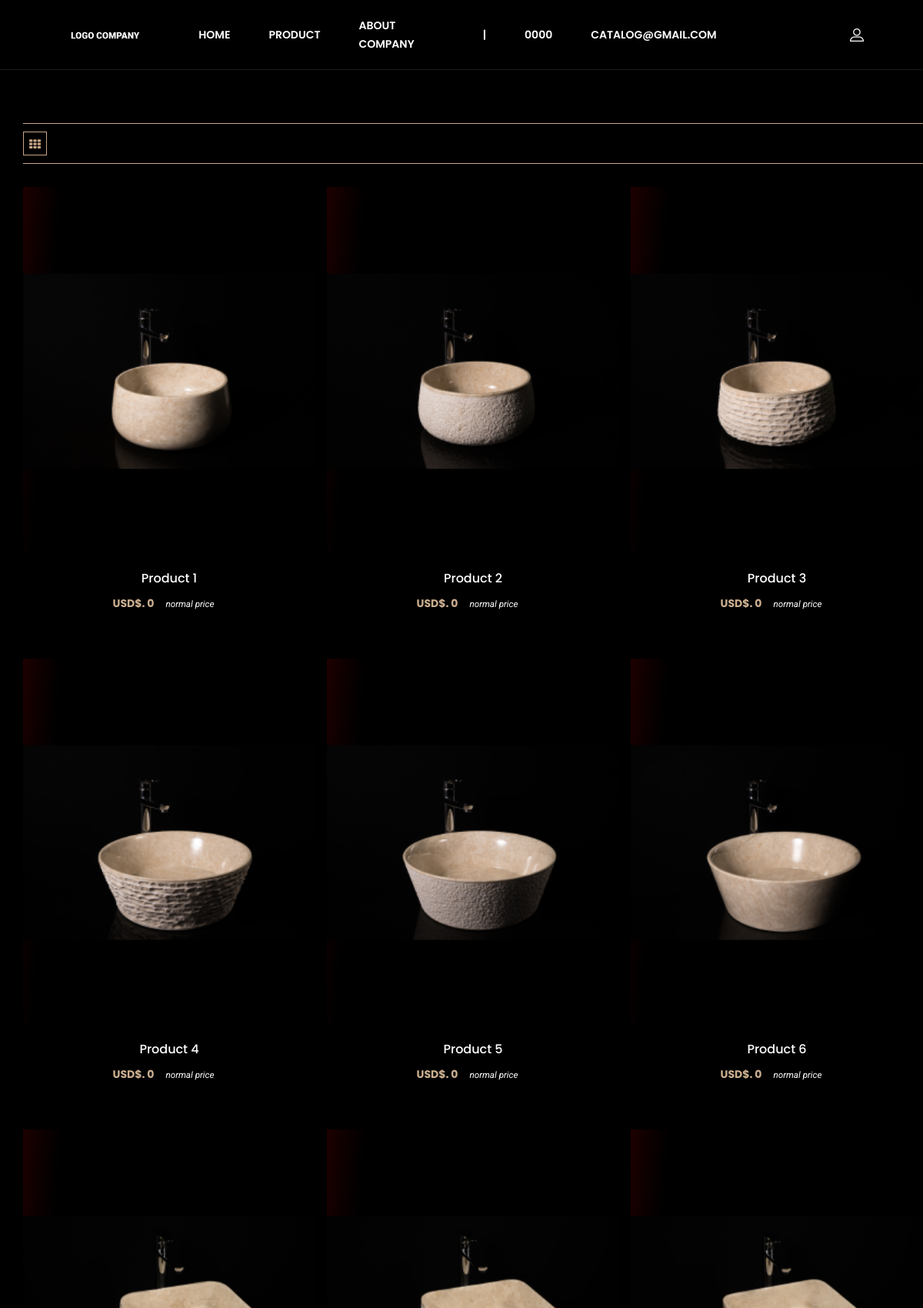
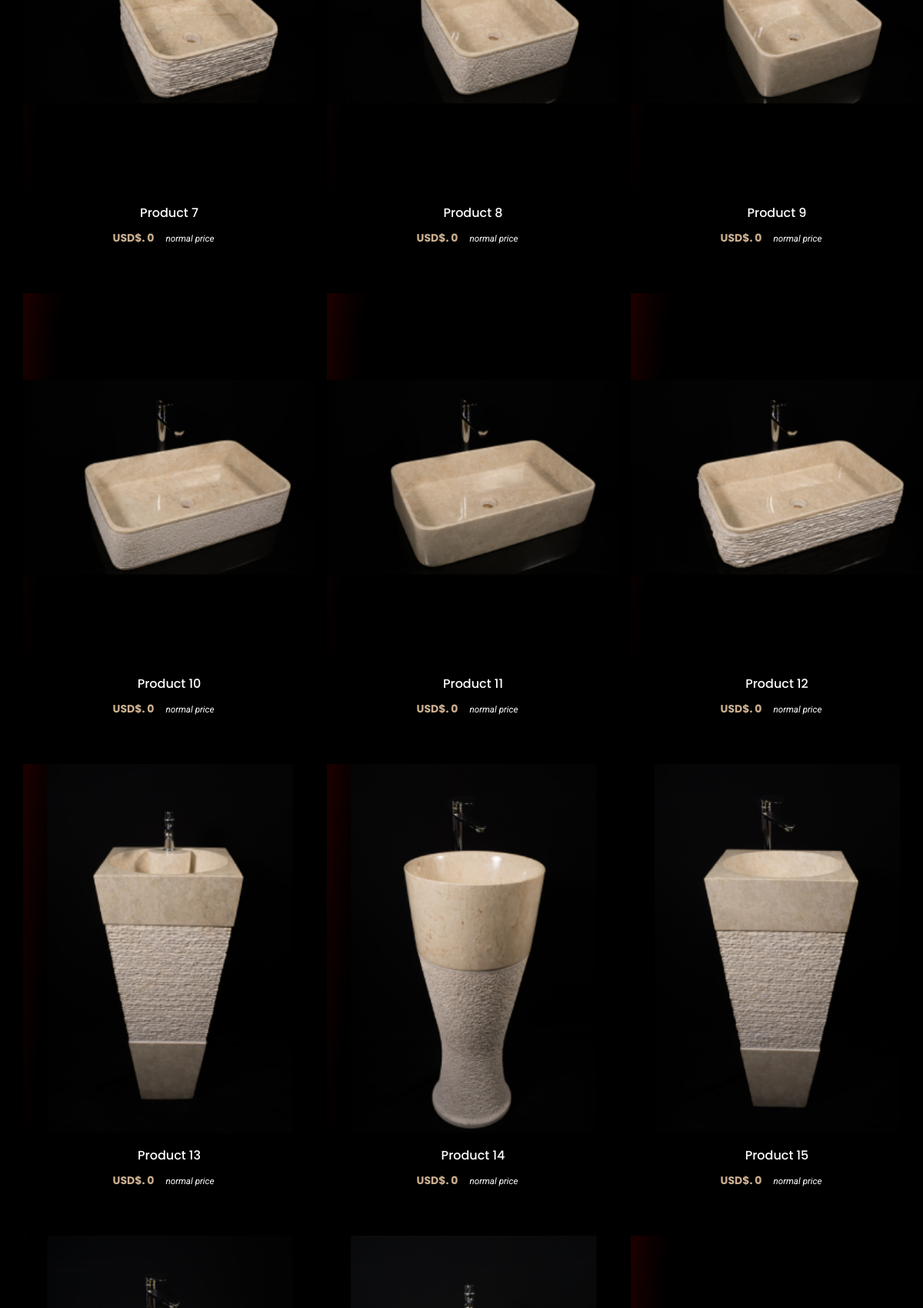
The page /w_shop (upper part) on the database its author committed (2 pictures, top to bottom).
### tables this page shows
CREATE TABLE `tbl_perusahaan` (
  `id` int(11) NOT NULL,
  `logo` varchar(255) DEFAULT NULL,
  `nama_perusahaan` varchar(255) DEFAULT NULL,
  `slogan` varchar(255) DEFAULT NULL,
  `no_telpon` varchar(255) DEFAULT NULL,
  `link_fb` varchar(255) DEFAULT NULL,
  `link_instagram` varchar(255) DEFAULT NULL,
  `link_twitter` varchar(255) DEFAULT NULL,
  `email` varchar(255) DEFAULT NULL,
  `footer` varchar(255) DEFAULT NULL
);

CREATE TABLE `tbl_produk` (
  `id` int(11) NOT NULL,
  `nama_produk` varchar(255) DEFAULT NULL,
  `kd_kategori` varchar(255) DEFAULT NULL,
  `deskripsi` text DEFAULT NULL,
  `cover` varchar(225) DEFAULT NULL,
  `gambar` varchar(255) DEFAULT NULL,
  `status` enum('1','2','3') DEFAULT NULL,
  `harga` varchar(255) DEFAULT NULL,
  `berat` varchar(255) DEFAULT NULL,
  `stok` varchar(255) DEFAULT NULL,
  `diskon` varchar(255) DEFAULT NULL,
  `created_at` datetime DEFAULT NULL ON UPDATE current_timestamp()
);

### application/modules/w_shop/controllers/W_shop.php (called while the page is built, shortened)
<?php
class W_shop extends CI_Controller {
    public function __construct()
    {
        $this->load->model('w_home/home_model');
        $this->load->model('w_tentangkami/tentangkami_model');
    }
    public function index()
	{
		$data2 = $this->home_model->get_perusahaan();
		$data = $this->tentangkami_model->get_data();
		$h['data'] = $data[0];
		$th['data'] = $data[0];
		$f['data'] = $data[0];
		$x['data2'] = $data2[0];
		$this->load->view('mode/head', $h);
		$this->load->view('mode/top-header', $th);
		$this->load->view('shop', $x);
		$this->load->view('mode/footer', $f);
	}
}
?>

### index.php (called while the page is built, shortened)
<?php
require_once BASEPATH.'core/CodeIgniter.php';

### application/modules/w_tentangkami/models/Tentangkami_model.php (called while the page is built, shortened)
<?php
class Tentangkami_model extends CI_Model {
    function get_data()
	{
        $query = $this->db->query("SELECT * FROM tbl_perusahaan")->result();
        return $query;
    }
}
?>

### application/modules/w_shop/views/shop.php (the view, shortened to what this page needs)
<section class="wn__product__area brown--color pt--80  pb--30" style="background-color: #000; color: #fff">
    <div class="container">
        <div class="page-shop-sidebar left--sidebar bg--white section-padding--lg" style="background-color: #000; color: #fff">
            <div class="container">
                <div class="row">
                    <div class="col-lg-12 col-12 order-1 order-lg-2">
                        <div class="row">
                            <div class="col-lg-12">
                                <div class="shop__list__wrapper d-flex flex-wrap flex-md-nowrap justify-content-between">
                                    <div class="shop__list nav justify-content-center" role="tablist">
                                        <a class="nav-item nav-link active" data-toggle="tab" href="#nav-grid" role="tab"><i class="fa fa-th"></i></a>
                                    </div>
                                </div>
                            </div>
                        </div>
                        <div class="tab__container">
                            <div class="shop-grid tab-pane fade show active" id="nav-grid" role="tabpanel">
                                <div class="row">
                                    <?php
                                    $con=mysqli_connect("localhost","root","","db_catalog");
                                    $result = mysqli_query($con,"SELECT * FROM tbl_produk WHERE kd_kategori='6'");
                                    if(mysqli_num_rows($result)>0){
                                        while($row = mysqli_fetch_array($result)){
                                    ?>
                                    <div class="product product__style--3 col-lg-4 col-md-4 col-sm-6 col-12">
                                        <div class="product__thumb">
                                            <?php echo"<a class='first__img' href='w_product/index?id=$row[id]'>";?><img src="<?php echo base_url().'assets/img/produk/cover/'.$row['cover'];?>" alt="product image"></a>
                                        </div>
                                        <div class="product__content content--center">
                                            <h4><a href="single-product.html"><?php echo $row['nama_produk']; ?></a></h4>
                                            <ul class="prize d-flex">
                                                <li><?php echo buatRupiah($row['harga']); ?></li>
                                                <?php
                                                if($row['diskon']==0){
                                                    echo "<li><small><i><font style='font-family:roboto; color:#fff;'> normal price</font></i></small></li>";
                                                }else{ ?>
                                                    <li class="old_prize"><?php echo buatRupiah($row['diskon']); ?></li>
                                                <?php } ?>
                                            </ul>
                                        </div>
                                    </div>
                                    <?php } } mysqli_close($con); ?>
                                </div>
                            </div>
                        </div>
                    </div>
                </div>
            </div>
        </div>
    </div>
</section>

### application/views/mode/top-header.php (shortened to what this page needs)
<header id="wn__header" class="oth-page header__area header__absolute sticky__header">
    <div class="container-fluid">
        <div class="row">
            <div class="col-md-4 col-sm-4 col-7 col-lg-2">
                <div class="logo">
                    <a href="<?php echo base_url()."w_home"; ?>">
                        <img src="<?php echo base_url().'assets/img/logo/'.$data->logo;?>" class="logo-tp" alt="logo images">
                    </a>
                </div>
            </div>
            <div class="col-lg-8 d-none d-lg-block">
                <nav class="mainmenu__nav">
                    <ul class="meninmenu d-flex justify-content-start">
                        <li class="drop with--one--item"><a href="<?php echo base_url()."w_home"; ?>">Home</a></li>
                        <li><a href="<?php echo base_url()."w_shop"; ?>">Product</a></li>
                        <li><a href="<?php echo base_url()."w_tentangkami"; ?>">About Company</a></li>
                        <li><a href="#">|</a></li>
                        <li><a href="#"><?= $data->no_telpon; ?></a></li>
                        <li><a href="#"><?= $data->email; ?></a></li>
                    </ul>
                </nav>
            </div>
            <div class="col-md-8 col-sm-8 col-5 col-lg-2">
                <ul class="header__sidebar__right d-flex justify-content-end align-items-center">
                    <li class="setting__bar__icon"><a class="setting__active" href="#"></a>
                    </li>
                </ul>
            </div>
        </div>
    </div>
</header>

### application/views/mode/head.php (style rules this page uses)
.logo-tp { width: 70%; height: auto; padding: 5px 5px 5px 5px; position: relative; }

### rows shown on the page
tbl_perusahaan: logo (picture), no_telpon "0000", email "CATALOG@GMAIL.COM"
tbl_produk: nama_produk "Product 1", harga "USD$. 0", diskon "normal price"
tbl_produk: nama_produk "Product 2", harga "USD$. 0", diskon "normal price"
tbl_produk: nama_produk "Product 3", harga "USD$. 0", diskon "normal price"
tbl_produk: nama_produk "Product 4", harga "USD$. 0", diskon "normal price"
tbl_produk: nama_produk "Product 5", harga "USD$. 0", diskon "normal price"
tbl_produk: nama_produk "Product 6", harga "USD$. 0", diskon "normal price"
tbl_produk: nama_produk "Product 7", harga "USD$. 0", diskon "normal price"
tbl_produk: nama_produk "Product 8", harga "USD$. 0", diskon "normal price"
tbl_produk: nama_produk "Product 9", harga "USD$. 0", diskon "normal price"
tbl_produk: nama_produk "Product 10", harga "USD$. 0", diskon "normal price"
tbl_produk: nama_produk "Product 11", harga "USD$. 0", diskon "normal price"
tbl_produk: nama_produk "Product 12", harga "USD$. 0", diskon "normal price"
tbl_produk: nama_produk "Product 13", harga "USD$. 0", diskon "normal price"
tbl_produk: nama_produk "Product 14", harga "USD$. 0", diskon "normal price"
tbl_produk: nama_produk "Product 15", harga "USD$. 0", diskon "normal price"
